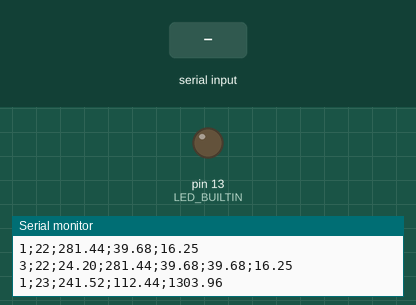
Recording of a sketch running on a simulated Arduino Uno, built with avr-gcc and run on an emulated ATmega328P. Shown: output pins drawn as LEDs (lit = HIGH), the last lines printed to the serial monitor. The inputs (shaded band) are chosen by the test bench. Random numbers use the default seed unless the sketch sets one.

Above: at 1.2 s.
1.3 s: ";\n" received over Serial
At 1.9 s:
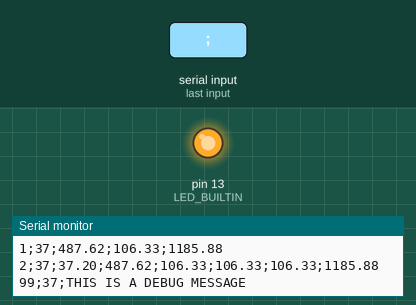
2.8 s: "1;90\n" received over Serial
At 4.0 s:
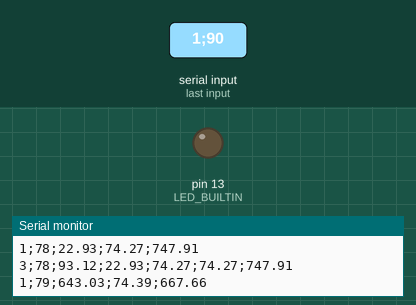
4.3 s: "inspiration\n" received over Serial
At 5.5 s:
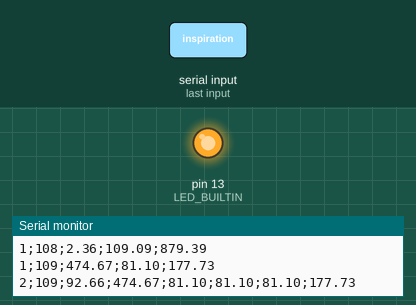
Timing chart, 0 to 7.3 s (numbered marks = the images above; inputs shaded):
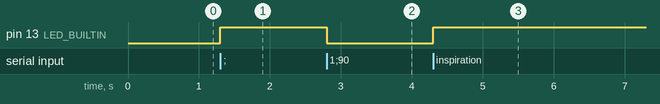

Measured:
- after the input at 1.3 s, pin 13 (LED_BUILTIN): LOW → HIGH at once
- after the input at 2.8 s, pin 13 (LED_BUILTIN): HIGH → LOW at once
- after the input at 4.3 s, pin 13 (LED_BUILTIN): LOW → HIGH at once

The sketch:

sensors_mockup2.ino
```cpp
#include <Wire.h>


const int serialUpdateInterval = 50;

String intendedChangeValue;
int intendedChange;

// state byte, as delivered by EPICs controller
const int targetInspFlow = 0;
const int targetInspPressure = 1;
const int targetState = 2;

const float MIN_TARGET_INSP_FLOW = 0.00; //Litres per minute
const float MAX_TARGET_INSP_FLOW = 200.00; //Litres per minute
const float MIN_TARGET_INSP_PRESSURE = 0.00; //cmH2O
const float MAX_TARGET_INSP_PRESSURE = 300.00; // cmH2O (0.3 Bar)
const float MIN_TARGET_INSP_VOLUME = 0.00; //ml
const float MAX_TARGET_INSP_VOLUME = 1000.00; //ml

int message_id = 0;
float O2_percentage;
float inspiratory_pressure;
float inspiratory_flow;
float expiratory_pressure;
float expiratory_flow;
float tidal_volume;
float combined_flow;

float reserved1;

unsigned long currentMillis = 0;
unsigned long previousSerialWriteMillis = 0;


String inputString = "";
boolean stringComplete = false;
String currentState;
boolean isLedOn = false;

//float flow[] = {0,13.009,25.037,28.738,31.956,33.654,34.567,35.022,35.212,35.242,35.183,35.079,34.95,34.81,34.668,35.69,35.477,35.183,34.949,34.744,34.554,8.0112,-12.002,-20.371,-23.919,-25.319,-25.638,-25.362,-24.699,-23.885,-23,-22.049,-21.102,-20.147,-19.188,-18.23,-17.277,-16.341,-15.427,-14.546,-13.709,-12.913,-12.16,-11.448,-10.778,-10.148,-9.5569,-9.0041,-8.4873,-8.0048,-7.5546,-7.1346,-6.7429,-6.3777,-6.0368,-5.7189,-5.422,-5.1449,-4.8858,-4.6437,-4.4172,-4.2052,-4.0065,-3.8204,-3.6458,-3.4818,-3.3278,-3.183,-3.0468,-2.9186,-2.7977,-2.6838,-2.5763,-2.4748,-2.3787,-2.2877,-2.2015,-2.1197,-2.0419,-1.9681,-1.8975,6.9948,17.004,18.669,20.214,20.979,21.365,21.845,22.896,24.205,25.484,26.632,27.622,28.458,29.155,29.727,30.191,30.571,30.881,31.133,31.339,7.127,-10.194,-17.708,-21.042,-22.449,-22.824,-22.587,-21.98,-21.203,-20.316,-19.39,-18.435,-17.475,-16.524,-15.596,-14.703,-13.846,-13.038,-12.275,-11.553,-10.875,-10.236,-9.6373,-9.0771,-8.5538,-8.0653,-7.6098,-7.185,-6.789,-6.4197,-6.0754,-5.754,-5.4542,-5.1744,-4.913,-4.6685,-4.4399,-4.2259,-4.0255,-3.8377,-3.6616,-3.4962,-3.3409,-3.1949,-3.0576,-2.9282,-2.8064,-2.6915,-2.5831,-2.4806,-2.3836,-2.2917,-2.2046,-2.1218,-2.0433,-1.9687,-1.8977,-1.8301,-1.7658,-1.7042,6.929,16.961,18.579,20.139,20.863,21.265,21.725,22.653,23.923,25.192,26.333,27.326,28.165,28.864,29.448,29.93,30.325,30.649,30.913,31.132,7.3089,-9.8614,-17.245,-20.577,-21.943,-22.345,-22.115,-21.516,-20.734,-19.855,-18.923,-17.97,-17.017,-16.076,-15.164,-14.288,-13.456,-12.668,-11.924,-11.224,-10.563,-9.9435,-9.3633,-8.821,-8.3146,-7.8422,-7.4016,-6.9908,-6.6079,-6.2508,-5.9177,-5.6069,-5.3169,-5.0461,-4.7929,-4.5562,-4.3348,-4.1274,-3.9332,-3.7511,-3.5802,-3.4198,-3.269,-3.1272,-2.9938,-2.8681,-2.7497,-2.638,-2.5325,-2.4327,-2.3381,-2.2485,-2.1635,-2.0828,-2.0062,-1.9333,-1.8639,-1.7979,-1.735,-1.6747,6.9013,16.945,18.554,20.108,20.843,21.25,21.704,22.611,23.881,25.146,26.281,27.274,28.115,28.821,29.405,29.89,30.286,30.612,30.877,31.1,7.3177,-9.5395,-17.171,-20.488,-21.906,-22.279,-22.049,-21.445,-20.668,-19.785,-18.851,-17.901,-16.947,-16.008,-15.095,-14.221,-13.395,-12.612,-11.87,-11.173,-10.515,-9.8986,-9.3211,-8.7815,-8.2776,-7.8077,-7.3698,-6.9613,-6.5801,-6.2228,-5.8916,-5.5834,-5.2943,-5.025,-4.7734,-4.5383,-4.318,-4.1118,-3.9185,-3.7373,-3.5673,-3.4076,-3.2576,-3.1165,-2.9837,-2.8587,-2.7407,-2.6295,-2.5245,-2.4251,-2.3309,-2.2417,-2.157,-2.0767,-2.0003,-1.9277,-1.8585,-1.7928,-1.7301,-1.6703,6.9099,16.938,18.547,20.102,20.836,21.245,21.7,22.605,23.871,25.136,26.27,27.263,28.104,28.811,29.396,29.88,30.277,30.604,30.87,31.093,7.3374,-9.6585,-17.167,-20.484,-21.876,-22.263,-22.037,-21.432,-20.656,-19.772,-18.84,-17.888,-16.935,-15.995,-15.083,-14.21,-13.383,-12.602,-11.864,-11.165,-10.508,-9.8919,-9.315,-8.7758,-8.2725,-7.8028,-7.3649,-6.9566,-6.5759,-6.221,-5.8899,-5.5809,-5.2926,-5.0234,-4.7717,-4.5364,-4.3162,-4.11,-3.9169,-3.7358,-3.5658,-3.4062,-3.2563,-3.1152,-2.9825,-2.8575,-2.7397,-2.6285,-2.5235,-2.4241,-2.33,-2.2408,-2.1562,-2.0759,-1.9995,-1.9269,-1.8578,-1.7921,-1.7294,-1.6694,6.9101,16.937,18.546,20.101,20.836,21.244,21.698,22.603,23.869,25.134,26.269,27.261,28.103,28.81,29.394,29.879,30.276,30.603,30.869,31.092,7.3385,-9.6223,-17.163,-20.479,-21.888,-22.256,-22.035,-21.432,-20.654,-19.769,-18.837,-17.886,-16.933,-15.993,-15.081,-14.214,-13.386,-12.603,-11.862,-11.163,-10.506,-9.8899,-9.3131,-8.774,-8.2708,-7.8012,-7.3634,-6.9552,-6.5747,-6.2198,-5.8888,-5.5799,-5.2917,-5.0224,-4.7708,-4.5356,-4.3154,-4.1093,-3.9162,-3.7351,-3.5652,-3.4057,-3.2557,-3.1147,-2.9821,-2.8572,-2.7393,-2.6282,-2.5231,-2.4238,-2.3297,-2.2405,-2.1559,-2.0756,-1.9992,-1.9267,-1.8576,-1.7919,-1.7292,-1.6692,6.91,16.937,18.546,20.101,20.835,21.244,21.698,22.603,23.869,25.134,26.268,27.261,28.102,28.809,29.394,29.879,30.275,30.602,30.868,31.092,7.3386,-9.6331,-17.143,-20.474,-21.861,-22.24,-22.03,-21.434,-20.651,-19.768,-18.836,-17.884,-16.932,-15.993,-15.08,-14.21,-13.384,-12.601,-11.859,-11.159,-10.506,-9.8899,-9.3132,-8.7741,-8.2708,-7.8013,-7.3635,-6.9553,-6.5747,-6.2198,-5.8889,-5.58,-5.2918,-5.0224,-4.7708,-4.5357,-4.3155,-4.1094,-3.9163,-3.7352,-3.5653,-3.4057,-3.2558,-3.1148,-2.9821,-2.8571,-2.7393,-2.6281,-2.5231,-2.4238,-2.3297,-2.2405,-2.1559,-2.0756,-1.9993,-1.9267,-1.8576,-1.7919,-1.7292,-1.6693,6.91,16.937,18.546,20.101,20.835,21.244,21.698,22.603,23.869,25.134,26.268,27.261,28.102,28.809,29.394,29.879,30.275,30.602,30.868,31.092,7.3387,-9.5957,-17.145,-20.475,-21.861,-22.24,-22.03,-21.433,-20.651,-19.768,-18.835,-17.885,-16.931,-15.993,-15.08,-14.21,-13.384,-12.6,-11.858,-11.158};
//float pressure[] = {0,0.40961,1.0912,1.4903,1.9085,2.281,2.626,2.9543,3.272,3.5822,3.8872,4.1884,4.4864,4.7818,5.0751,5.412,5.7117,6.0009,6.2898,6.5774,6.8634,6.2285,5.4722,5.0297,4.7197,4.4669,4.2461,4.0459,3.8637,3.693,3.5311,3.3794,3.236,3.0998,2.9708,2.8511,2.7376,2.6322,2.5331,2.4405,2.3539,2.272,2.1951,2.1227,2.0546,1.9904,1.9299,1.8728,1.8188,1.7678,1.7194,1.6736,1.6302,1.589,1.5498,1.5125,1.4771,1.4433,1.4111,1.3803,1.351,1.3229,1.2961,1.2704,1.2459,1.2223,1.1997,1.178,1.1572,1.1371,1.1179,1.0993,1.0815,1.0643,1.0477,1.0317,1.0163,1.0014,0.98706,0.97318,0.95972,1.2139,1.703,1.9059,2.1214,2.3195,2.5085,2.7025,2.9217,3.1599,3.4103,3.6659,3.925,4.1864,4.4493,4.7132,4.9777,5.2425,5.5076,5.7728,6.0381,5.469,4.8258,4.4373,4.1583,3.9295,3.7302,3.5517,3.3897,3.2391,3.1002,2.9683,2.846,2.7322,2.625,2.5252,2.4323,2.344,2.2615,2.1842,2.1113,2.0429,1.9783,1.9173,1.8598,1.8055,1.7542,1.7055,1.6595,1.6158,1.5743,1.5349,1.4975,1.4618,1.4279,1.3955,1.3647,1.3352,1.307,1.2801,1.2543,1.2297,1.206,1.1834,1.1616,1.1407,1.1206,1.1013,1.0828,1.0649,1.0477,1.0311,1.0151,0.99968,0.98481,0.97045,0.95659,0.9432,0.93026,0.91775,0.90561,1.152,1.6408,1.841,2.0547,2.2497,2.437,2.6286,2.8401,3.074,3.319,3.5704,3.8255,4.083,4.3423,4.6028,4.8641,5.126,5.3883,5.6509,5.9138,5.3568,4.7254,4.3451,4.0701,3.8464,3.6502,3.4752,3.3166,3.1702,3.0338,2.9069,2.7883,2.6776,2.5742,2.4779,2.3872,2.302,2.2218,2.1466,2.076,2.0093,1.9465,1.8873,1.8313,1.7785,1.7284,1.6811,1.6362,1.5936,1.5531,1.5147,1.4782,1.4433,1.4102,1.3785,1.3484,1.3195,1.292,1.2656,1.2404,1.2162,1.1931,1.1709,1.1495,1.129,1.1093,1.0904,1.0722,1.0546,1.0377,1.0214,1.0057,0.99058,0.97597,0.96186,0.94824,0.93507,0.92235,0.91005,0.8981,1.1428,1.6316,1.8312,2.0442,2.2391,2.4261,2.6171,2.8271,3.0607,3.3051,3.5556,3.8099,4.0668,4.3254,4.5853,4.8461,5.1074,5.3692,5.6314,5.8938,5.3385,4.7184,4.3312,4.0571,3.8325,3.6376,3.4633,3.3055,3.1592,3.0237,2.8981,2.7794,2.6692,2.5662,2.4701,2.3798,2.2951,2.2158,2.1406,2.0704,2.004,1.9415,1.8825,1.8268,1.7742,1.7244,1.6772,1.6325,1.5901,1.5496,1.5113,1.475,1.4402,1.4072,1.3757,1.3457,1.317,1.2895,1.2633,1.2381,1.214,1.1909,1.1688,1.1475,1.1271,1.1075,1.0886,1.0704,1.0529,1.0361,1.0198,1.0042,0.98906,0.97449,0.96042,0.94683,0.9337,0.92101,0.90874,0.89687,1.1416,1.63,1.8294,2.0424,2.2371,2.4242,2.615,2.8249,3.0582,3.3025,3.5529,3.807,4.0638,4.3223,4.582,4.8427,5.104,5.3657,5.6277,5.8901,5.3352,4.7126,4.3285,4.0545,3.8307,3.6356,3.4612,3.3036,3.1573,3.022,2.8959,2.7782,2.6676,2.5648,2.4687,2.3786,2.2939,2.2146,2.14,2.0695,2.0032,1.9407,1.8818,1.8261,1.7735,1.7237,1.6766,1.6319,1.5895,1.5492,1.5109,1.4745,1.4399,1.4068,1.3753,1.3453,1.3166,1.2891,1.2629,1.2377,1.2137,1.1906,1.1684,1.1472,1.1268,1.1072,1.0883,1.0701,1.0526,1.0358,1.0195,1.0039,0.98879,0.97422,0.96016,0.94657,0.93345,0.92077,0.9085,0.89659,1.1413,1.6296,1.8291,2.042,2.2368,2.4238,2.6146,2.8244,3.0577,3.3019,3.5523,3.8065,4.0632,4.3217,4.5814,4.842,5.1033,5.365,5.627,5.8893,5.3346,4.713,4.328,4.0541,3.8298,3.6353,3.4608,3.303,3.1569,3.0217,2.8957,2.7778,2.6677,2.5645,2.4685,2.379,2.2942,2.2146,2.1397,2.0693,2.003,1.9405,1.8815,1.8259,1.7733,1.7235,1.6764,1.6317,1.5893,1.5491,1.5108,1.4744,1.4397,1.4067,1.3752,1.3452,1.3165,1.289,1.2628,1.2376,1.2136,1.1905,1.1684,1.1471,1.1267,1.1071,1.0882,1.07,1.0525,1.0357,1.0195,1.0038,0.98872,0.97415,0.96009,0.94651,0.93339,0.92071,0.90845,0.89654,1.1413,1.6296,1.829,2.042,2.2367,2.4237,2.6145,2.8244,3.0576,3.3018,3.5522,3.8063,4.0631,4.3216,4.5813,4.8419,5.1031,5.3648,5.6269,5.8892,5.3345,4.7126,4.3284,4.0541,3.8305,3.6357,3.4608,3.3027,3.1569,3.0215,2.8953,2.7782,2.6673,2.5646,2.4685,2.3785,2.294,2.2144,2.1395,2.0689,2.003,1.9405,1.8816,1.8259,1.7733,1.7235,1.6764,1.6317,1.5893,1.5491,1.5108,1.4744,1.4397,1.4067,1.3752,1.3452,1.3165,1.289,1.2628,1.2376,1.2136,1.1905,1.1684,1.1471,1.1267,1.1071,1.0882,1.07,1.0525,1.0357,1.0195,1.0038,0.98872,0.97415,0.96009,0.94651,0.93339,0.92071,0.90845,0.89654,1.1413,1.6296,1.829,2.0419,2.2367,2.4237,2.6145,2.8244,3.0576,3.3018,3.5522,3.8063,4.063,4.3216,4.5813,4.8419,5.1031,5.3648,5.6269,5.8892,5.3345,4.7136,4.3283,4.054,3.8305,3.6357,3.4608,3.3026,3.1569,3.0215,2.8961,2.7773,2.6673,2.5647,2.4684,2.3786,2.294,2.2142,2.1393,2.0688};
//float volume[] = {800,801.2,808.08,817.36,828.24,840.08,852.44,865,877.64,890.24,902.8,915.28,927.64,939.88,952.08,964.28,976.64,988.84,1000.96,1012.92,1024.8,1033.28,1033.08,1028,1020.84,1012.88,1004.6,996.28,988.12,980.2,972.56,965.2,958.2,951.44,945,938.92,933.08,927.6,922.4,917.48,912.88,908.52,904.4,900.56,896.92,893.48,890.24,887.2,884.36,881.64,879.08,876.68,874.4,872.28,870.24,868.32,866.48,864.76,863.12,861.56,860.08,858.64,857.32,856.04,854.8,853.64,852.52,851.48,850.44,849.48,848.52,847.64,846.76,845.96,845.16,844.4,843.64,842.96,842.28,841.6,840.96,841,845.2,850.96,857.32,864.08,871.04,878.12,885.48,893.2,901.4,910,918.96,928.2,937.72,947.44,957.36,967.4,977.56,987.8,998.12,1005.44,1005.16,1000.8,994.56,987.52,980.16,972.76,965.48,958.44,951.68,945.16,939,933.12,927.56,922.28,917.36,912.68,908.28,904.12,900.24,896.56,893.12,889.84,886.8,883.92,881.2,878.6,876.2,873.92,871.76,869.68,867.76,865.92,864.2,862.52,860.96,859.48,858.04,856.72,855.4,854.2,853,851.88,850.84,849.8,848.84,847.88,847,846.12,845.28,844.48,843.72,843,842.28,841.6,840.96,840.32,839.72,839.12,838.56,838.6,842.8,848.52,854.84,861.56,868.44,875.48,882.72,890.32,898.36,906.8,915.6,924.72,934.08,943.64,953.4,963.32,973.32,983.44,993.64,1000.88,1000.76,996.48,990.4,983.48,976.28,969.04,961.92,955.04,948.4,942.08,936.04,930.32,924.92,919.8,915,910.44,906.16,902.16,898.36,894.8,891.44,888.28,885.32,882.48,879.84,877.36,875,872.76,870.68,868.68,866.8,865,863.28,861.68,860.16,858.72,857.32,856,854.72,853.52,852.4,851.28,850.24,849.24,848.28,847.36,846.48,845.64,844.84,844.04,843.28,842.56,841.88,841.2,840.56,839.96,839.36,838.76,838.2,838.28,842.44,848.2,854.48,861.16,868.04,875.08,882.28,889.88,897.92,906.32,915.12,924.16,933.52,943.04,952.8,962.68,972.68,982.76,992.96,1000.16,1000,995.8,989.76,982.88,975.72,968.48,961.4,954.52,947.92,941.64,935.6,929.88,924.48,919.4,914.6,910.08,905.84,901.84,898.08,894.52,891.2,888.04,885.08,882.28,879.64,877.16,874.8,872.6,870.48,868.52,866.64,864.84,863.16,861.56,860.04,858.56,857.2,855.88,854.64,853.44,852.28,851.2,850.16,849.16,848.2,847.28,846.4,845.56,844.76,843.96,843.24,842.52,841.8,841.16,840.52,839.88,839.28,838.72,838.16,838.2,842.4,848.12,854.4,861.12,868,875,882.24,889.8,897.84,906.24,915,924.08,933.4,942.96,952.68,962.56,972.56,982.64,992.8,1000,999.96,995.72,989.64,982.76,975.6,968.4,961.32,954.44,947.84,941.52,935.52,929.8,924.44,919.32,914.56,910.04,905.8,901.8,898.04,894.48,891.16,888,885.04,882.24,879.6,877.12,874.76,872.56,870.48,868.48,866.6,864.84,863.12,861.52,860,858.56,857.16,855.88,854.6,853.4,852.28,851.2,850.16,849.16,848.2,847.28,846.4,845.56,844.72,843.96,843.2,842.48,841.8,841.12,840.48,839.88,839.28,838.72,838.16,838.2,842.4,848.12,854.4,861.08,867.96,875,882.2,889.8,897.8,906.24,915,924.04,933.4,942.92,952.64,962.52,972.52,982.6,992.8,1000,999.92,995.68,989.6,982.76,975.6,968.36,961.28,954.4,947.8,941.52,935.52,929.8,924.4,919.32,914.56,910.04,905.8,901.8,898,894.48,891.12,888,885.04,882.24,879.6,877.12,874.76,872.56,870.44,868.48,866.6,864.8,863.12,861.52,860,858.56,857.16,855.84,854.6,853.4,852.28,851.16,850.12,849.12,848.2,847.28,846.4,845.56,844.72,843.96,843.2,842.48,841.8,841.12,840.48,839.88,839.28,838.68,838.12,838.2,842.4,848.12,854.4,861.08,867.96,875,882.2,889.8,897.8,906.24,915,924.04,933.4,942.92,952.64,962.52,972.52,982.6,992.8,1000,999.92,995.68,989.6,982.76,975.56,968.36,961.28,954.4,947.8,941.48,935.52,929.8,924.4,919.32,914.56,910.04,905.8,901.76,898,894.48,891.12,888,885.04,882.24,879.6,877.12,874.76,872.56,870.44,868.48,866.6,864.8,863.12,861.52,860,858.56,857.16,855.84,854.6,853.4,852.28,851.16,850.12,849.12,848.2,847.28,846.4,845.56,844.72,843.96,843.2,842.48,841.8,841.12,840.48,839.88,839.28,838.68,838.12,838.2,842.4,848.12,854.4,861.08,867.96,875,882.2,889.8,897.8,906.24,915,924.04,933.36,942.92,952.64,962.52,972.52,982.6,992.76,1000,999.88,995.68,989.6,982.76,975.56,968.36,961.28,954.4,947.8,941.52,935.48,929.8,924.4,919.32,914.56,910.04,905.76,901.76,898};

int icycle = 0;

void setup(){
  Serial.begin(115200);
  inputString.reserve(200);
  pinMode(LED_BUILTIN, OUTPUT);
}

void loop(){
  currentMillis = millis();   // capture the latest value of millis()
  writeSerial();
}

void switchOnBoardLEDState(){
   if (isLedOn) {
    digitalWrite(LED_BUILTIN, LOW);
    isLedOn = false;
    return;
  }
  else {
    digitalWrite(LED_BUILTIN, HIGH);
    isLedOn = true;
  }
}

void handleInspiratoryFlow(float targetInspiratoryFlow){
  switchOnBoardLEDState();
}

void handleInspiratoryPressure(float targetInspiratoryPressure){
  switchOnBoardLEDState();
}

void writeSerial(){
  if (currentMillis - previousSerialWriteMillis >= serialUpdateInterval) {
    if (message_id >= 999){
      message_id=0;
     }
    else {
      message_id++;
     }
       icycle++;
  if(icycle==600){
    icycle=0;
    }

  O2_percentage=random(0,10000)/100.0;
  inspiratory_pressure=random(0,100000)/100.0;
  inspiratory_flow=random(0,12000)/100.0;
  expiratory_pressure=random(0,100000)/100.0;
  expiratory_flow=random(0,12000)/100.0;
  tidal_volume=random(0,140000)/100.0;
  combined_flow=inspiratory_flow-expiratory_flow;
  reserved1 = 0.00;
  int n =random(1,5);
  Serial.print(1);
  Serial.print(";");
  Serial.print(icycle);
  Serial.print(";");
  Serial.print(inspiratory_pressure);
  Serial.print(";");
  Serial.print(inspiratory_flow);
  Serial.print(";");
  Serial.println(tidal_volume);
  if(n == 2){
    Serial.print(2);
    Serial.print(";");
    Serial.print(icycle);
    Serial.print(";");
    Serial.print(O2_percentage);
    Serial.print(";");
    Serial.print(inspiratory_pressure);
    Serial.print(";");
    Serial.print(inspiratory_flow);
    Serial.print(";");
    Serial.print(inspiratory_flow);
    Serial.print(";");
    Serial.print(inspiratory_flow);
    Serial.print(";");
    Serial.println(tidal_volume);}
  if(n == 3){
    Serial.print(3);
    Serial.print(";");
    Serial.print(icycle);
    Serial.print(";");
    Serial.print(O2_percentage);
    Serial.print(";");
    Serial.print(inspiratory_pressure);
    Serial.print(";");
    Serial.print(inspiratory_flow);
    Serial.print(";");
    Serial.print(inspiratory_flow);
    Serial.print(";");
    Serial.println(tidal_volume);}
  n =random(1,10);
  if(n == 4){
    Serial.print(99);
    Serial.print(";");
    Serial.print(icycle);
    Serial.print(";");
    Serial.println("THIS IS A DEBUG MESSAGE");}
  n =random(1,200);
  if(n == 4){
    Serial.print(7);
    Serial.print(";");
    Serial.print(icycle);
    Serial.print(";");
    Serial.println("Vt ALARM: Vt TOO HIGH");}

  previousSerialWriteMillis=currentMillis;
  }
}

void interpretSerialCommand(){
  if (stringComplete){
    Serial.println(inputString);
    for (int i = 0; i < inputString.length(); i++) {
      if (inputString.substring(i, i+1) == ";") {
        intendedChange =  inputString.substring(0, i).toInt();
        intendedChangeValue = inputString.substring(i+1);
        break;
       }
      }

    switch (intendedChange) {
      float intendedChangeValueAux;

      case targetInspFlow: // define target Inspiration Flow in lpm, to be handled through the microcontroller/arduino PID controller.
        intendedChangeValueAux=intendedChangeValue.toFloat();
        constrain(intendedChangeValueAux, MIN_TARGET_INSP_FLOW, MAX_TARGET_INSP_FLOW); //sanitize/limit target inspiratory flow.
        handleInspiratoryFlow(intendedChangeValueAux);
        break;

      case targetInspPressure: // define target Inspiration Pressure in cmH2O, to be handled through the microcontroller/arduino PID controller.
        intendedChangeValueAux=intendedChangeValue.toFloat();
        constrain(intendedChangeValueAux, MIN_TARGET_INSP_PRESSURE, MAX_TARGET_INSP_PRESSURE); //sanitize/limit target inspiratory pressure.
        handleInspiratoryPressure(intendedChangeValueAux);
        break;


      case targetState: // current state, as defined by EPICs controller
        switchOnBoardLEDState(); // for debug purposes only, switchOnBoardLEDState
        if (intendedChangeValue == "inspiration" || intendedChangeValue == "expiration") { // filter out odd unknown states
            if (intendedChangeValue != currentState){ // does this represent a state change
              currentState=intendedChangeValue;
              if (currentState == "inspiration") { //Inspiration cycle restarted, let's reset tidal_volume
                  tidal_volume = 0.00;
              }
           }
        }
        break;
    }

    inputString="";
    stringComplete=false;
   }
}


void serialEvent()
{
  while (Serial.available())
  {

    // get the new byte:
    char inChar = (char)Serial.read();
    // add it to the inputString:
    inputString += inChar;
    // if the incoming character is a newline, set a flag
    // so other function spaces can do something about it:
    if (inChar == '\n')  {
      stringComplete = true;
    }
  }
  interpretSerialCommand();
}
```
